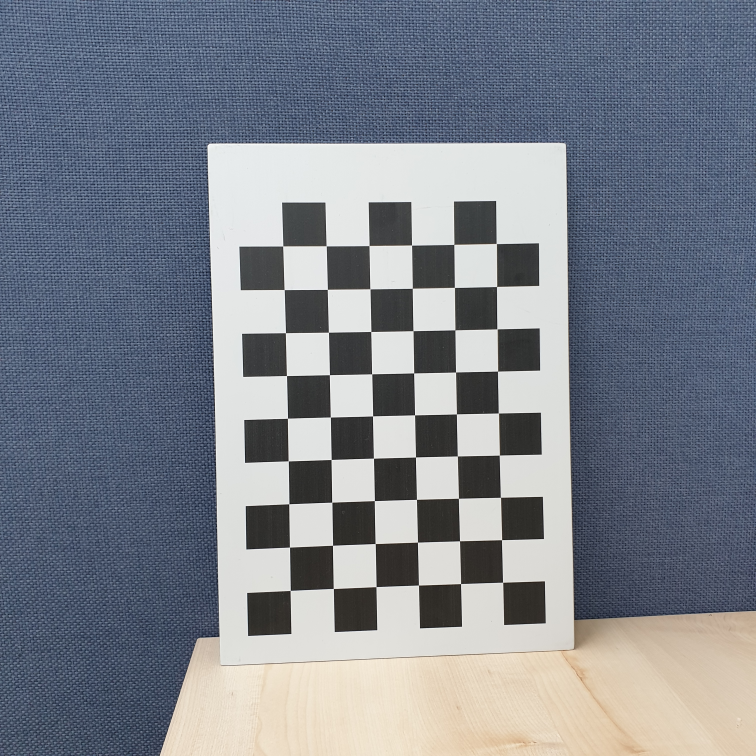
#> input picture calibration/board.jpg, 3024 x 3024 px (shown at 1/4 size)
$ python corner.py
#> lines starting #> are read from the running program, lines starting #| are printed output that depends on the picture
import cv2
import numpy as np

def main():
    img_name = "board.jpg"
    img = cv2.imread(img_name)
#> img is the input picture: shape (3024, 3024, 3); mean B, G, R 139.5, 129.7, 124.1
    img = cv2.resize(img, (640, 640))
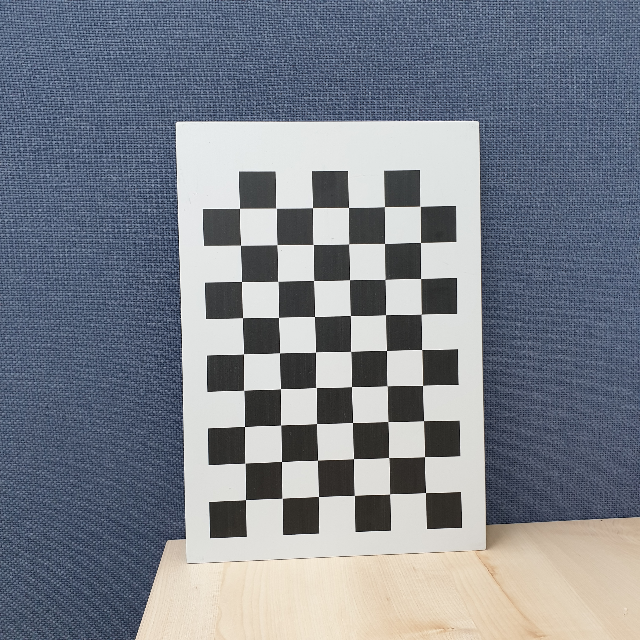
#> img: shape (640, 640, 3); mean B, G, R 139.4, 129.6, 124
    gray = cv2.cvtColor(img, cv2.COLOR_BGR2GRAY)
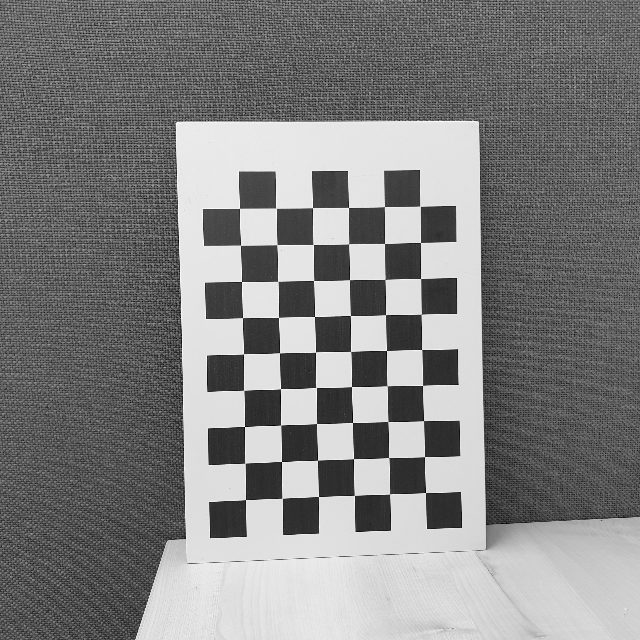
#> gray: shape (640, 640); min 0, max 254, mean 129


    gray = np.float32(gray)
    dst = cv2.cornerHarris(gray, 2, 3, 0.04)
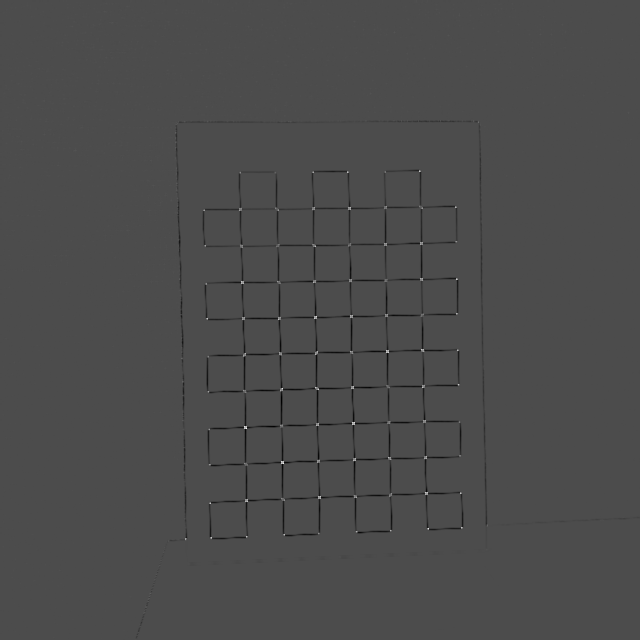
#> dst: shape (640, 640) float32; min -69188840, max 162918848, mean -528360.4; drawn with min black and max white

    # img[dst>0.01*dst.max()]=[0,0,255]
    x = dst[dst>0.01*dst.max()]
#> x = 2298 values, max 162918848 at index 2033, min 1629578.2 at index 1006, mean 16613597
    print(x.shape)
#| (2298,)
    # [6 lines of commented-out code are left out]
    cv2.imshow("img", img)
    cv2.waitKey(0)


if __name__ == "__main__":
    main()
